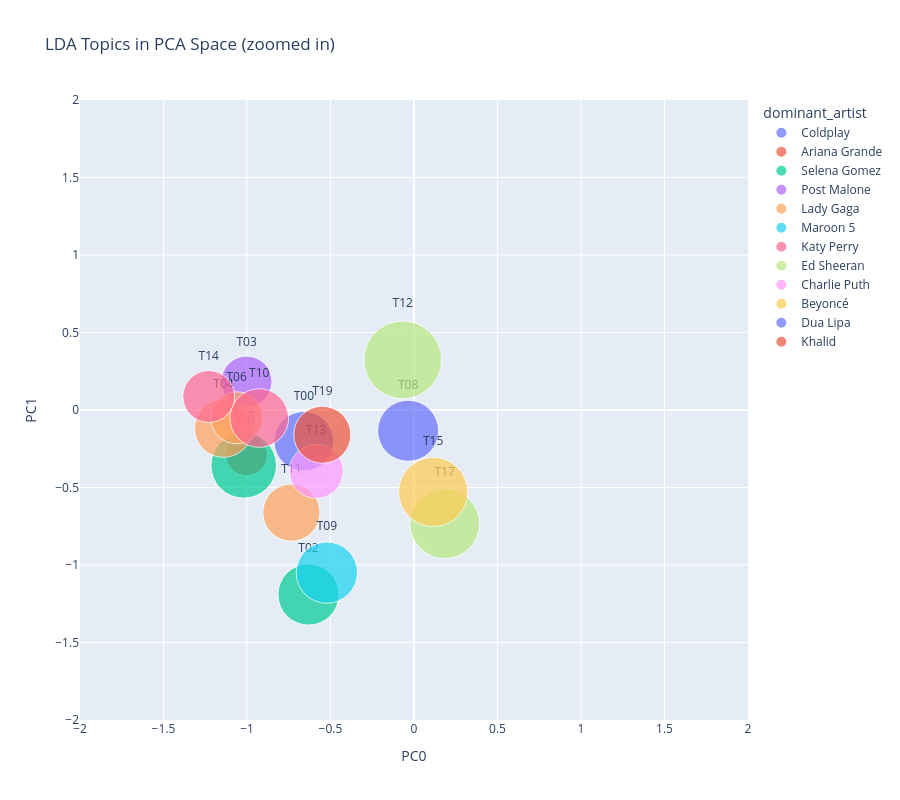

Notebook code for this chart:
### Code cell
#Another one more zoomed into the cluster

fig2 = px.scatter(
    THETA_PCA,
    x='PC0',
    y='PC1',
    size='mean_weight',
    color='dominant_artist',
    text='topic_id',
    hover_name='topic_id',
    hover_data={'top_terms': True, 'mean_weight': ':.4f', 'PC0': False, 'PC1': False},
    size_max=60,
    title='LDA Topics in PCA Space (zoomed in)',
    height=800
)

fig2.update_traces(textposition='top center')
fig2.update_xaxes(range=[-2, 2])
fig2.update_yaxes(range=[-2, 2])
fig2.show()

### Figure 1 — Plotly figure (JSON) as saved in the notebook; plotly's stock layout.template omitted (floating-point values rounded to 4 significant figures)
{"data": [{"customdata": [["eh head ya problem cause ohoh heart car end", 0.04429], ["life world time somebody day song reason oh girl", 0.08933], ["oh place talk days cause pre bit ladies ring", 0.0464]], "hovertemplate": "<b>%{hovertext}</b><br><br>dominant_artist=Coldplay<br>mean_weight=%{customdata[1]:.4f}<br>topic_id=%{text}<br>top_terms=%{customdata[0]}<extra></extra>", "hovertext": ["T00", "T05", "T08"], "legendgroup": "Coldplay", "marker": {"color": "#636efa", "size": [0.04429, 0.08933, 0.0464], "sizemode": "area", "sizeref": 2.481e-05, "symbol": "circle"}, "mode": "markers+text", "name": "Coldplay", "orientation": "v", "showlegend": true, "text": ["T00", "T05", "T08"], "textposition": "top center", "type": "scatter", "x": [-0.6597, 11.09, -0.03512], "xaxis": "x", "y": [-0.2016, 0.7519, -0.1338], "yaxis": "y"}, {"customdata": [["love grande romance ariana que la je baby tu", 0.02152]], "hovertemplate": "<b>%{hovertext}</b><br><br>dominant_artist=Ariana Grande<br>mean_weight=%{customdata[1]:.4f}<br>topic_id=%{text}<br>top_terms=%{customdata[0]}<extra></extra>", "hovertext": ["T01"], "legendgroup": "Ariana Grande", "marker": {"color": "#EF553B", "size": [0.02152], "sizemode": "area", "sizeref": 2.481e-05, "symbol": "circle"}, "mode": "markers+text", "name": "Ariana Grande", "orientation": "v", "showlegend": true, "text": ["T01"], "textposition": "top center", "type": "scatter", "x": [-1.003], "xaxis": "x", "y": [-0.2893], "yaxis": "y"}, {"customdata": [["night come baby halo dreams mama da let day", 0.04649], ["ooh thing rain tears woah gon lips time water", 0.05335]], "hovertemplate": "<b>%{hovertext}</b><br><br>dominant_artist=Selena Gomez<br>mean_weight=%{customdata[1]:.4f}<br>topic_id=%{text}<br>top_terms=%{customdata[0]}<extra></extra>", "hovertext": ["T02", "T07"], "legendgroup": "Selena Gomez", "marker": {"color": "#00cc96", "size": [0.04649, 0.05335], "sizemode": "area", "sizeref": 2.481e-05, "symbol": "circle"}, "mode": "markers+text", "name": "Selena Gomez", "orientation": "v", "showlegend": true, "text": ["T02", "T07"], "textposition": "top center", "type": "scatter", "x": [-0.6317, -1.02], "xaxis": "x", "y": [-1.19, -0.3573], "yaxis": "y"}, {"customdata": [["work bitch money shit post malone fuck sex dirt", 0.0322]], "hovertemplate": "<b>%{hovertext}</b><br><br>dominant_artist=Post Malone<br>mean_weight=%{customdata[1]:.4f}<br>topic_id=%{text}<br>top_terms=%{customdata[0]}<extra></extra>", "hovertext": ["T03"], "legendgroup": "Post Malone", "marker": {"color": "#ab63fa", "size": [0.0322], "sizemode": "area", "sizeref": 2.481e-05, "symbol": "circle"}, "mode": "markers+text", "name": "Post Malone", "orientation": "v", "showlegend": true, "text": ["T03"], "textposition": "top center", "type": "scatter", "x": [-1.003], "xaxis": "x", "y": [0.1837], "yaxis": "y"}, {"customdata": [["dance hey song turn face sun rhythm floor tomorrow", 0.04192], ["body light everybody gaga lady party music dj let", 0.03351], ["way hands ah diamond baby sky shine hair diamonds", 0.0407]], "hovertemplate": "<b>%{hovertext}</b><br><br>dominant_artist=Lady Gaga<br>mean_weight=%{customdata[1]:.4f}<br>topic_id=%{text}<br>top_terms=%{customdata[0]}<extra></extra>", "hovertext": ["T04", "T06", "T11"], "legendgroup": "Lady Gaga", "marker": {"color": "#FFA15A", "size": [0.04192, 0.03351, 0.0407], "sizemode": "area", "sizeref": 2.481e-05, "symbol": "circle"}, "mode": "markers+text", "name": "Lady Gaga", "orientation": "v", "showlegend": true, "text": ["T04", "T06", "T11"], "textposition": "top center", "type": "scatter", "x": [-1.141, -1.062, -0.7341], "xaxis": "x", "y": [-0.118, -0.05019, -0.6619], "yaxis": "y"}, {"customdata": [["home christmas jump arms year city california house town", 0.04672], ["way heart time music trigger day babe words rihanna", 0.07643]], "hovertemplate": "<b>%{hovertext}</b><br><br>dominant_artist=Maroon 5<br>mean_weight=%{customdata[1]:.4f}<br>topic_id=%{text}<br>top_terms=%{customdata[0]}<extra></extra>", "hovertext": ["T09", "T16"], "legendgroup": "Maroon 5", "marker": {"color": "#19d3f3", "size": [0.04672, 0.07643], "sizemode": "area", "sizeref": 2.481e-05, "symbol": "circle"}, "mode": "markers+text", "name": "Maroon 5", "orientation": "v", "showlegend": true, "text": ["T09", "T16"], "textposition": "top center", "type": "scatter", "x": [-0.5219, 0.6325], "xaxis": "x", "y": [-1.049, -4.722], "yaxis": "y"}, {"customdata": [["girl boy tonight cmon mmm air boom ima fame", 0.04272], ["girls bum whoa world smile boys katy perry day", 0.03358]], "hovertemplate": "<b>%{hovertext}</b><br><br>dominant_artist=Katy Perry<br>mean_weight=%{customdata[1]:.4f}<br>topic_id=%{text}<br>top_terms=%{customdata[0]}<extra></extra>", "hovertext": ["T10", "T14"], "legendgroup": "Katy Perry", "marker": {"color": "#FF6692", "size": [0.04272, 0.03358], "sizemode": "area", "sizeref": 2.481e-05, "symbol": "circle"}, "mode": "markers+text", "name": "Katy Perry", "orientation": "v", "showlegend": true, "text": ["T10", "T14"], "textposition": "top center", "type": "scatter", "x": [-0.9265, -1.229], "xaxis": "x", "y": [-0.05188, 0.08694], "yaxis": "y"}, {"customdata": [["love man time look hand memories wait need day", 0.07523], ["mind things people im woman time friends god way", 0.06036]], "hovertemplate": "<b>%{hovertext}</b><br><br>dominant_artist=Ed Sheeran<br>mean_weight=%{customdata[1]:.4f}<br>topic_id=%{text}<br>top_terms=%{customdata[0]}<extra></extra>", "hovertext": ["T12", "T17"], "legendgroup": "Ed Sheeran", "marker": {"color": "#B6E880", "size": [0.07523, 0.06036], "sizemode": "area", "sizeref": 2.481e-05, "symbol": "circle"}, "mode": "markers+text", "name": "Ed Sheeran", "orientation": "v", "showlegend": true, "text": ["T12", "T17"], "textposition": "top center", "type": "scatter", "x": [-0.06751, 0.1839], "xaxis": "x", "y": [0.3236, -0.7339], "yaxis": "y"}, {"customdata": [["bieber justin moment edge hello baby swift taylor time", 0.03615]], "hovertemplate": "<b>%{hovertext}</b><br><br>dominant_artist=Charlie Puth<br>mean_weight=%{customdata[1]:.4f}<br>topic_id=%{text}<br>top_terms=%{customdata[0]}<extra></extra>", "hovertext": ["T13"], "legendgroup": "Charlie Puth", "marker": {"color": "#FF97FF", "size": [0.03615], "sizemode": "area", "sizeref": 2.481e-05, "symbol": "circle"}, "mode": "markers+text", "name": "Charlie Puth", "orientation": "v", "showlegend": true, "text": ["T13"], "textposition": "top center", "type": "scatter", "x": [-0.585], "xaxis": "x", "y": [-0.396], "yaxis": "y"}, {"customdata": [["eyes beyonc lights dream hell feels stars daddy wan", 0.05952]], "hovertemplate": "<b>%{hovertext}</b><br><br>dominant_artist=Beyoncé<br>mean_weight=%{customdata[1]:.4f}<br>topic_id=%{text}<br>top_terms=%{customdata[0]}<extra></extra>", "hovertext": ["T15"], "legendgroup": "Beyoncé", "marker": {"color": "#FECB52", "size": [0.05952], "sizemode": "area", "sizeref": 2.481e-05, "symbol": "circle"}, "mode": "markers+text", "name": "Beyoncé", "orientation": "v", "showlegend": true, "text": ["T15"], "textposition": "top center", "type": "scatter", "x": [0.1148], "xaxis": "x", "y": [-0.5287], "yaxis": "y"}, {"customdata": [["yeah baby hey pre time day rules lights rihanna", 0.07917]], "hovertemplate": "<b>%{hovertext}</b><br><br>dominant_artist=Dua Lipa<br>mean_weight=%{customdata[1]:.4f}<br>topic_id=%{text}<br>top_terms=%{customdata[0]}<extra></extra>", "hovertext": ["T18"], "legendgroup": "Dua Lipa", "marker": {"color": "#636efa", "size": [0.07917], "sizemode": "area", "sizeref": 2.481e-05, "symbol": "circle"}, "mode": "markers+text", "name": "Dua Lipa", "orientation": "v", "showlegend": true, "text": ["T18"], "textposition": "top center", "type": "scatter", "x": [-0.8581], "xaxis": "x", "y": [9.298], "yaxis": "y"}, {"customdata": [["let yeah fun game martin chris drunk hope heart", 0.04043]], "hovertemplate": "<b>%{hovertext}</b><br><br>dominant_artist=Khalid<br>mean_weight=%{customdata[1]:.4f}<br>topic_id=%{text}<br>top_terms=%{customdata[0]}<extra></extra>", "hovertext": ["T19"], "legendgroup": "Khalid", "marker": {"color": "#EF553B", "size": [0.04043], "sizemode": "area", "sizeref": 2.481e-05, "symbol": "circle"}, "mode": "markers+text", "name": "Khalid", "orientation": "v", "showlegend": true, "text": ["T19"], "textposition": "top center", "type": "scatter", "x": [-0.549], "xaxis": "x", "y": [-0.1597], "yaxis": "y"}], "layout": {"height": 800, "legend": {"itemsizing": "constant", "title": {"text": "dominant_artist"}, "tracegroupgap": 0}, "title": {"text": "LDA Topics in PCA Space (zoomed in)"}, "xaxis": {"anchor": "y", "domain": [0, 1], "range": [-2, 2], "title": {"text": "PC0"}}, "yaxis": {"anchor": "x", "domain": [0, 1], "range": [-2, 2], "title": {"text": "PC1"}}}}
